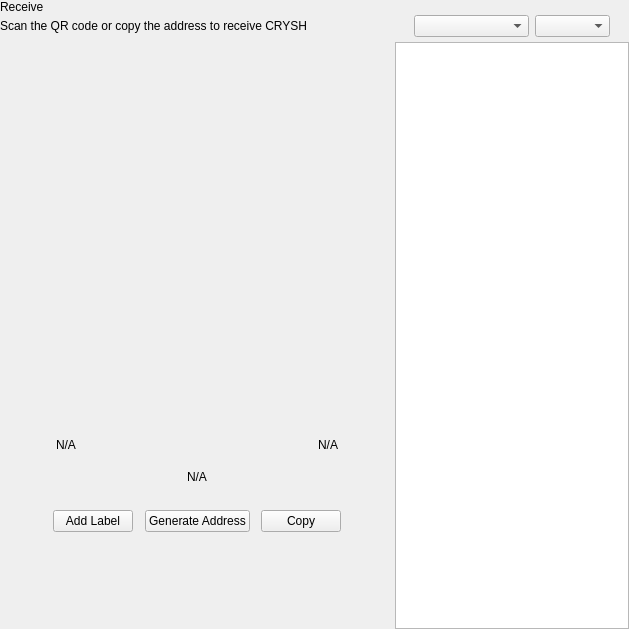
<?xml version="1.0" encoding="UTF-8"?>
<ui version="4.0">
 <class>ReceiveWidget</class>
 <widget class="QWidget" name="ReceiveWidget">
  <property name="geometry">
   <rect>
    <x>0</x>
    <y>0</y>
    <width>629</width>
    <height>629</height>
   </rect>
  </property>
  <property name="minimumSize">
   <size>
    <width>0</width>
    <height>0</height>
   </size>
  </property>
  <property name="windowTitle">
   <string>Form</string>
  </property>
  <layout class="QHBoxLayout" name="horizontalLayout_2" stretch="2,1">
   <property name="spacing">
    <number>0</number>
   </property>
   <property name="leftMargin">
    <number>0</number>
   </property>
   <property name="topMargin">
    <number>0</number>
   </property>
   <property name="rightMargin">
    <number>0</number>
   </property>
   <property name="bottomMargin">
    <number>0</number>
   </property>
   <item>
    <widget class="QWidget" name="left" native="true">
     <layout class="QVBoxLayout" name="verticalLayout_3">
      <property name="leftMargin">
       <number>0</number>
      </property>
      <property name="topMargin">
       <number>0</number>
      </property>
      <property name="rightMargin">
       <number>0</number>
      </property>
      <property name="bottomMargin">
       <number>0</number>
      </property>
      <item>
       <layout class="QVBoxLayout" name="verticalLayout_2">
        <property name="spacing">
         <number>0</number>
        </property>
        <property name="leftMargin">
         <number>0</number>
        </property>
        <item>
         <layout class="QHBoxLayout" name="horizontalLayout_3">
          <property name="spacing">
           <number>0</number>
          </property>
          <item>
           <layout class="QVBoxLayout" name="verticalLayout_4">
            <property name="spacing">
             <number>5</number>
            </property>
            <item>
             <widget class="QLabel" name="labelTitle">
              <property name="text">
               <string>Receive</string>
              </property>
             </widget>
            </item>
            <item alignment="Qt::AlignTop">
             <widget class="QLabel" name="labelSubtitle1">
              <property name="text">
               <string>Scan the QR code or copy the address to receive CRYSH</string>
              </property>
             </widget>
            </item>
           </layout>
          </item>
          <item>
           <spacer name="horizontalSpacer">
            <property name="orientation">
             <enum>Qt::Horizontal</enum>
            </property>
            <property name="sizeHint" stdset="0">
             <size>
              <width>40</width>
              <height>20</height>
             </size>
            </property>
           </spacer>
          </item>
         </layout>
        </item>
        <item>
         <spacer name="verticalSpacer_2">
          <property name="orientation">
           <enum>Qt::Vertical</enum>
          </property>
          <property name="sizeType">
           <enum>QSizePolicy::Expanding</enum>
          </property>
          <property name="sizeHint" stdset="0">
           <size>
            <width>20</width>
            <height>50</height>
           </size>
          </property>
         </spacer>
        </item>
        <item alignment="Qt::AlignHCenter">
         <widget class="QWidget" name="layoutQR" native="true">
          <property name="maximumSize">
           <size>
            <width>510</width>
            <height>16777215</height>
           </size>
          </property>
          <layout class="QVBoxLayout" name="verticalLayoutQr">
           <item>
            <spacer name="verticalSpacer11">
             <property name="orientation">
              <enum>Qt::Vertical</enum>
             </property>
             <property name="sizeType">
              <enum>QSizePolicy::Fixed</enum>
             </property>
             <property name="sizeHint" stdset="0">
              <size>
               <width>20</width>
               <height>20</height>
              </size>
             </property>
            </spacer>
           </item>
           <item alignment="Qt::AlignHCenter">
            <widget class="QLabel" name="labelQrImg">
             <property name="minimumSize">
              <size>
               <width>260</width>
               <height>260</height>
              </size>
             </property>
             <property name="maximumSize">
              <size>
               <width>260</width>
               <height>260</height>
              </size>
             </property>
             <property name="text">
              <string/>
             </property>
             <property name="alignment">
              <set>Qt::AlignCenter</set>
             </property>
            </widget>
           </item>
           <item>
            <spacer name="verticalSpacer_21">
             <property name="orientation">
              <enum>Qt::Vertical</enum>
             </property>
             <property name="sizeType">
              <enum>QSizePolicy::Fixed</enum>
             </property>
             <property name="sizeHint" stdset="0">
              <size>
               <width>20</width>
               <height>30</height>
              </size>
             </property>
            </spacer>
           </item>
           <item>
            <widget class="QWidget" name="widget" native="true">
             <property name="minimumSize">
              <size>
               <width>0</width>
               <height>0</height>
              </size>
             </property>
             <layout class="QHBoxLayout" name="horizontalLayout_5">
              <item>
               <widget class="QLabel" name="labelLabel">
                <property name="text">
                 <string notr="true">N/A</string>
                </property>
               </widget>
              </item>
              <item>
               <spacer name="horizontalSpacer_2">
                <property name="orientation">
                 <enum>Qt::Horizontal</enum>
                </property>
                <property name="sizeHint" stdset="0">
                 <size>
                  <width>141</width>
                  <height>20</height>
                 </size>
                </property>
               </spacer>
              </item>
              <item>
               <widget class="QLabel" name="labelDate">
                <property name="text">
                 <string notr="true">N/A</string>
                </property>
                <property name="alignment">
                 <set>Qt::AlignRight|Qt::AlignTrailing|Qt::AlignVCenter</set>
                </property>
               </widget>
              </item>
             </layout>
            </widget>
           </item>
           <item>
            <widget class="QLabel" name="labelAddress">
             <property name="sizePolicy">
              <sizepolicy hsizetype="Expanding" vsizetype="Preferred">
               <horstretch>0</horstretch>
               <verstretch>0</verstretch>
              </sizepolicy>
             </property>
             <property name="minimumSize">
              <size>
               <width>300</width>
               <height>0</height>
              </size>
             </property>
             <property name="text">
              <string notr="true">N/A</string>
             </property>
             <property name="alignment">
              <set>Qt::AlignCenter</set>
             </property>
            </widget>
           </item>
           <item>
            <spacer name="verticalSpacer_4">
             <property name="orientation">
              <enum>Qt::Vertical</enum>
             </property>
             <property name="sizeType">
              <enum>QSizePolicy::Fixed</enum>
             </property>
             <property name="sizeHint" stdset="0">
              <size>
               <width>20</width>
               <height>20</height>
              </size>
             </property>
            </spacer>
           </item>
           <item>
            <layout class="QHBoxLayout" name="horizontalLayout_4">
             <item alignment="Qt::AlignHCenter">
              <widget class="QPushButton" name="pushButtonLabel">
               <property name="focusPolicy">
                <enum>Qt::NoFocus</enum>
               </property>
               <property name="text">
                <string>Add Label</string>
               </property>
              </widget>
             </item>
             <item alignment="Qt::AlignHCenter">
              <widget class="QPushButton" name="pushButtonNewAddress">
               <property name="focusPolicy">
                <enum>Qt::NoFocus</enum>
               </property>
               <property name="text">
                <string>Generate Address</string>
               </property>
              </widget>
             </item>
             <item alignment="Qt::AlignHCenter">
              <widget class="QPushButton" name="pushButtonCopy">
               <property name="focusPolicy">
                <enum>Qt::NoFocus</enum>
               </property>
               <property name="text">
                <string>Copy</string>
               </property>
              </widget>
             </item>
            </layout>
           </item>
           <item>
            <spacer name="verticalSpacer_3">
             <property name="orientation">
              <enum>Qt::Vertical</enum>
             </property>
             <property name="sizeType">
              <enum>QSizePolicy::Expanding</enum>
             </property>
             <property name="sizeHint" stdset="0">
              <size>
               <width>20</width>
               <height>20</height>
              </size>
             </property>
            </spacer>
           </item>
          </layout>
         </widget>
        </item>
        <item>
         <spacer name="verticalSpacer">
          <property name="orientation">
           <enum>Qt::Vertical</enum>
          </property>
          <property name="sizeHint" stdset="0">
           <size>
            <width>20</width>
            <height>40</height>
           </size>
          </property>
         </spacer>
        </item>
       </layout>
      </item>
     </layout>
    </widget>
   </item>
   <item>
    <widget class="QWidget" name="right" native="true">
     <layout class="QVBoxLayout" name="verticalLayout_5">
      <property name="spacing">
       <number>0</number>
      </property>
      <property name="leftMargin">
       <number>1</number>
      </property>
      <property name="topMargin">
       <number>0</number>
      </property>
      <property name="rightMargin">
       <number>0</number>
      </property>
      <property name="bottomMargin">
       <number>0</number>
      </property>
      <item>
       <layout class="QVBoxLayout" name="container_right">
        <property name="spacing">
         <number>0</number>
        </property>
        <property name="leftMargin">
         <number>0</number>
        </property>
        <property name="rightMargin">
         <number>0</number>
        </property>
        <item>
         <layout class="QVBoxLayout" name="verticalLayout">
          <property name="spacing">
           <number>6</number>
          </property>
          <property name="leftMargin">
           <number>19</number>
          </property>
          <property name="rightMargin">
           <number>19</number>
          </property>
          <item>
           <widget class="OptionButton" name="btnRequest" native="true"/>
          </item>
          <item>
           <widget class="OptionButton" name="btnMyAddresses" native="true">
            <property name="sizePolicy">
             <sizepolicy hsizetype="Preferred" vsizetype="Minimum">
              <horstretch>0</horstretch>
              <verstretch>0</verstretch>
             </sizepolicy>
            </property>
           </widget>
          </item>
         </layout>
        </item>
        <item>
         <widget class="QWidget" name="sortWidget" native="true">
          <layout class="QHBoxLayout" name="horizontalLayout_6">
           <property name="leftMargin">
            <number>19</number>
           </property>
           <property name="rightMargin">
            <number>19</number>
           </property>
           <property name="bottomMargin">
            <number>5</number>
           </property>
           <item>
            <spacer name="horizontalSpacer_3">
             <property name="orientation">
              <enum>Qt::Horizontal</enum>
             </property>
             <property name="sizeHint" stdset="0">
              <size>
               <width>40</width>
               <height>20</height>
              </size>
             </property>
            </spacer>
           </item>
           <item>
            <widget class="QComboBox" name="comboBoxSort">
             <property name="sizePolicy">
              <sizepolicy hsizetype="Preferred" vsizetype="Fixed">
               <horstretch>0</horstretch>
               <verstretch>0</verstretch>
              </sizepolicy>
             </property>
             <property name="minimumSize">
              <size>
               <width>115</width>
               <height>0</height>
              </size>
             </property>
            </widget>
           </item>
           <item>
            <widget class="QComboBox" name="comboBoxSortOrder">
             <property name="sizePolicy">
              <sizepolicy hsizetype="Preferred" vsizetype="Fixed">
               <horstretch>0</horstretch>
               <verstretch>0</verstretch>
              </sizepolicy>
             </property>
             <property name="minimumSize">
              <size>
               <width>75</width>
               <height>0</height>
              </size>
             </property>
            </widget>
           </item>
          </layout>
         </widget>
        </item>
        <item>
         <widget class="QListView" name="listViewAddress"/>
        </item>
       </layout>
      </item>
     </layout>
    </widget>
   </item>
  </layout>
 </widget>
 <customwidgets>
  <customwidget>
   <class>OptionButton</class>
   <extends>QWidget</extends>
   <header>qt/pivx/optionbutton.h</header>
   <container>1</container>
  </customwidget>
 </customwidgets>
 <resources/>
 <connections/>
</ui>
